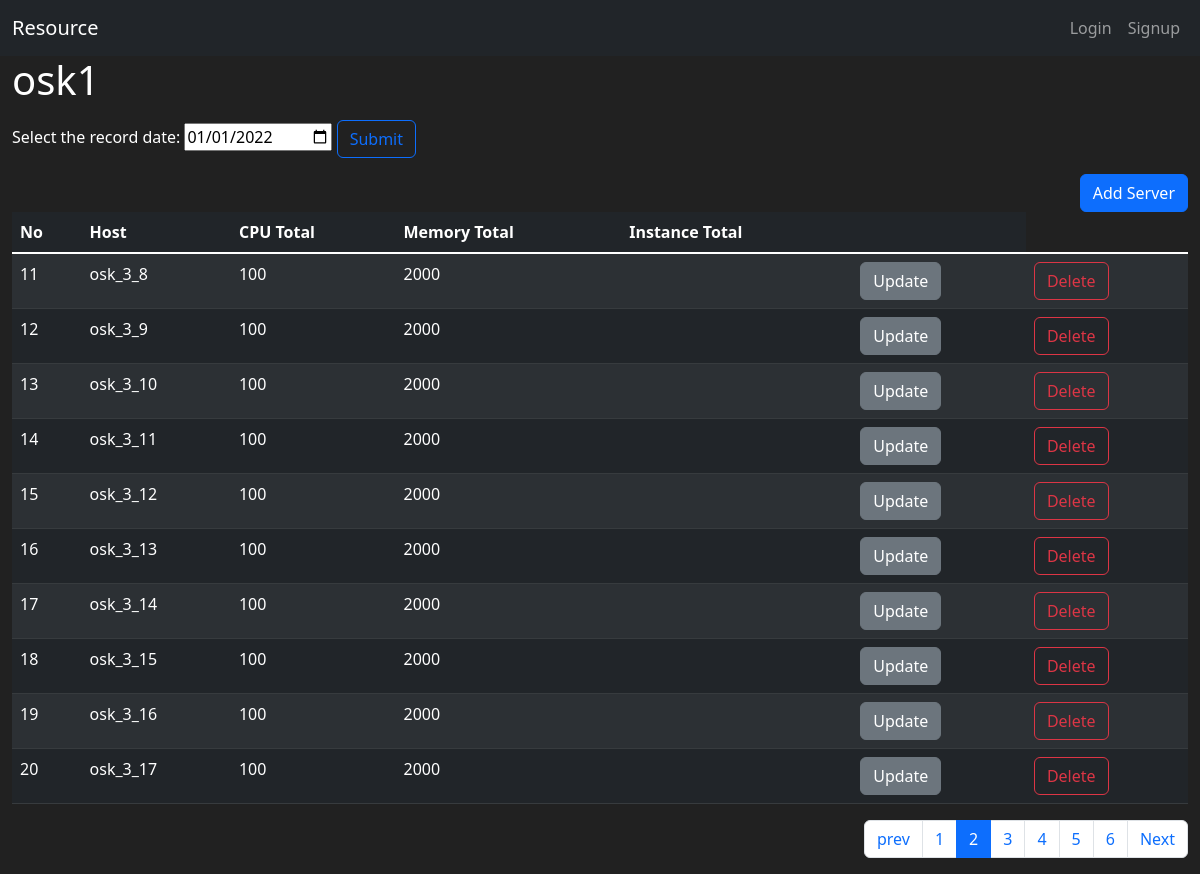
The page /region/2/?page=2 on the database its author committed.
### resource/models.py (models this page shows, shortened)
class Region(db.Model):
    id = db.Column(db.Integer, primary_key=True)
    name = db.Column(db.String(100), nullable=False, unique=True)

class Server(db.Model):
    id = db.Column(db.Integer, primary_key=True)
    region_id = db.Column(db.Integer(), db.ForeignKey(
        'region.id'))
    region = db.relationship('Region', backref=db.backref(
        'servers', cascade='all, delete-orphan'))
    host = db.Column(db.String(100), nullable=False, unique=True)
    cpu = db.Column(db.Integer(), nullable=False)
    memory = db.Column(db.Integer(), nullable=False)
    storage = db.Column(db.Integer(), nullable=False)

### resource/views/region_views.py (the view)
@bp.route('/<int:region_id>/', methods=["GET"])
def detail(region_id):
    regions = Region.query.all()
    region = Region.query.get_or_404(region_id)
    page = request.args.get('page', type=int, default=1)
    servers = Server.query.filter_by(region_id=region_id)
    servers = servers.paginate(page, per_page=10)
    form = DateForm()
    if form.validate_on_submit():
        record_date = form.date.data
    return render_template('region/region_detail.html', regions=regions, region=region, servers=servers, form=form)

### resource/forms.py
class DateForm(FlaskForm):
    date = DateField('Date', format='%Y%m%d', validators=[DataRequired()])

### resource/views/auth_views.py (called while the page is built)
@bp.before_app_request
def load_logged_in_user():
    user_id = session.get('user_id')
    if user_id is None:
        g.user = None
    else:
        g.user = User.query.get(user_id)

### resource/templates/region/region_detail.html (shortened to what this page needs)
{% extends "base.html" %}
{% block content %}
<div class="container-fluid">
    <h1>{{ region.name }}</h1>
    <form action="{{ url_for('region.usage_detail', region_id=region.id) }}" class="my-3">
        <label for="date">Select the record date:
          <input type="date" id="date" name="date" value="2022-01-01">
          <button type="submit" class="btn btn-outline-primary">Submit</button>
        </label>
    </form>
    <div class="d-grid gap-2 d-md-flex justify-content-md-end">
        <a class="btn btn-primary" href="{{ url_for('server.create', region_id=region.id) }}" role="button">Add Server</a>
    </div>
    <table class="table table-hover table-striped table-dark">
        <thead>
        <tr>
            <th scope="col">No</th>
            <th scope="col">Host</th>
            <th scope="col">CPU Total</th>
            <th scope="col">Memory Total</th>
            <th scope="col">Instance Total</th>
            <th scope="col"></th>
        </tr>
        </thead>
        <tbody class="table-group-divider">
            {% for server in servers.items %}
        <tr>
            <td>{{ ((servers.page-1) * servers.per_page) + loop.index }}</td>
            <td>{{ server.host }}</td>
            <td>{{ server.cpu }}</td>
            <td>{{ server.memory }}</td>
            <td>{{ server.instance }}</td>
            <td>
                <a class="btn btn-secondary" href="{{ url_for('server.update', server_id=server.id) }}" role="button">Update</a>
            </td>
            <td>
                <button class="btn btn-outline-danger" type="button" data-bs-toggle="modal" data-bs-target="#modal_delete_server-{{ server.id }}">Delete</button>
            </td>
        </tr>
        {% endfor %}
        </tbody>
    </table>
    <ul class="pagination justify-content-end">
        {% if servers.has_prev %}
            <li class="page-item">
                <a class="page-link" href="?page={{ servers.prev_num }}">prev</a>
            </li>
        {% else %}
            <li class="page-item disabled">
                <a class="page-link" tabindex="-1" aria-disabled="true" href="javascript:void(0)">Previous</a>
            </li>
        {% endif %}
        {% for page_num in servers.iter_pages() %}
            {% if page_num %}
                {% if page_num != servers.page %}
                    <li class="page-item">
                        <a class="page-link" href="?page={{ page_num }}">{{ page_num }}</a>
                    </li>
                {% else %}
                    <li class="page-item active" aria-current="page">
                        <a class="page-link" href="javascript:void(0)">{{ page_num }}</a>
                    </li>
                {% endif %}
            {% else %}
                <li class="disabled">
                    <a class="page-link" href="javascript:void(0)">...</a>
                </li>
            {% endif %}
        {% endfor %}
        {% if servers.has_next %}
            <li class="page-item">
                <a class="page-link" href="?page={{ servers.next_num }}">Next</a>
            </li>
        {% else %}
            <li class="page-item disabled">
                <a class="page-link" tabindex="-1" aria-disabled="true" href="javascript:void(0)">Next</a>
            </li>
        {% endif %}
    </ul>
</div>
{% endblock %}

### resource/templates/base.html (style rules this page uses)
body { background-color: #212121; color: white }

### rows shown on the page
Region: name "osk1"
Server: page "11", host "osk_3_8", cpu "100", memory "2000"
Server: page "12", host "osk_3_9", cpu "100", memory "2000"
Server: page "13", host "osk_3_10", cpu "100", memory "2000"
Server: page "14", host "osk_3_11", cpu "100", memory "2000"
Server: page "15", host "osk_3_12", cpu "100", memory "2000"
Server: page "16", host "osk_3_13", cpu "100", memory "2000"
Server: page "17", host "osk_3_14", cpu "100", memory "2000"
Server: page "18", host "osk_3_15", cpu "100", memory "2000"
Server: page "19", host "osk_3_16", cpu "100", memory "2000"
Server: page "20", host "osk_3_17", cpu "100", memory "2000"

### other values the page prints
{{ page_num }} "1" "3" "4" "5" "6"
{{ page_num }} "2"
